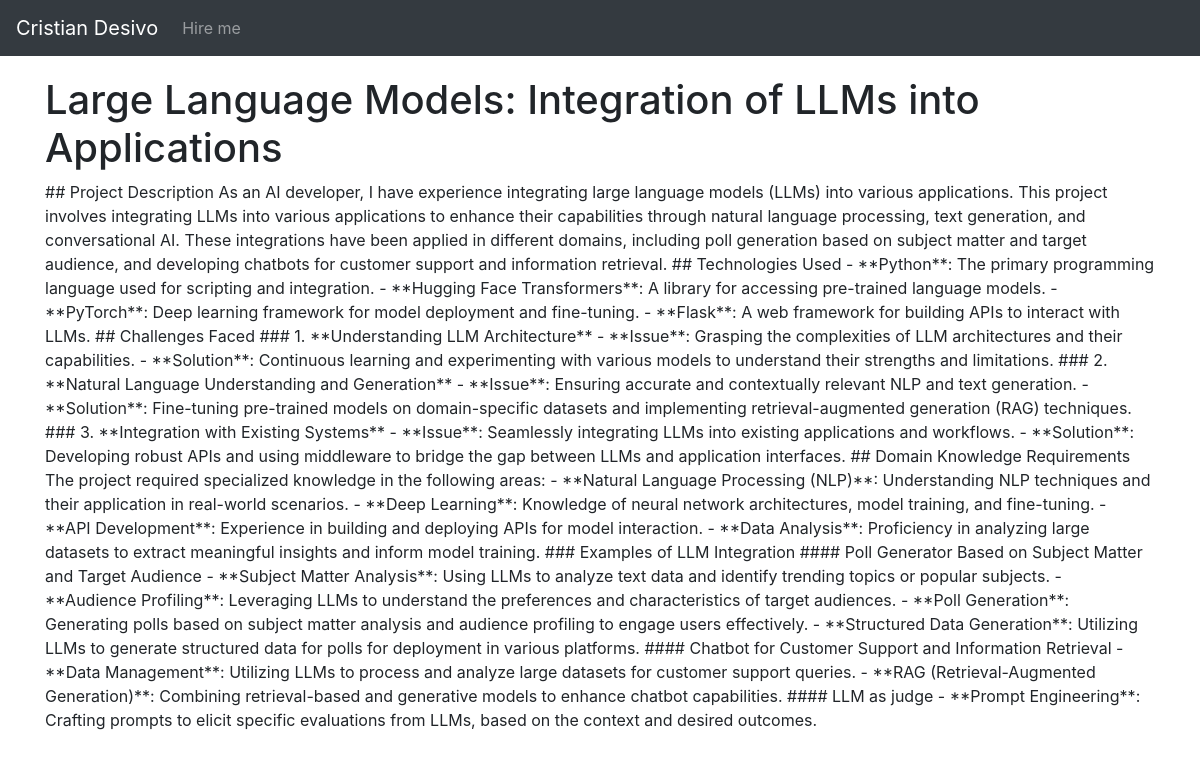
Screenshot of /project/2/ with the database file from the repository.
### personal/models.py (models this page shows, shortened)
class Project(models.Model):
    id = models.AutoField(primary_key=True)
    title = models.CharField(max_length=100)
    description = models.TextField()
    markdown = models.TextField(blank=True)
    link = models.URLField(blank=True)
    image = models.ImageField(upload_to='images/', blank=True)
    priority = models.IntegerField(default=0)

### personal/views.py (the view)
# urls.py: path('project/<int:pk>/', views.project_detail, name='project_detail'),
def project_detail(request, pk):
    project = Project.objects.get(pk=pk)
    return render(request, 'personal/project_detail.html', {'project': project})

### personal/templates/personal/project_detail.html (shortened to what this page needs)
{% extends 'personal/base.html' %}
{% block content %}
    <h1>{{ project.title }}</h1>
    <md-block>{{ project.markdown }}</md-block>
{% endblock %}

### rows the page displays
Project: title "Large Language Models: Integration of LLMs into Applications", markdown "## Project Description As an AI developer, I have experience integrating large language models (LLMs) into various applications. This project involves integrating LLMs into various applications to enhance their capabilities through natural language processing, text generation, and conversational AI. These integrations have been applied in different domains, including poll generation based on subject matter and target audience, and developing chatbots for customer support and information retrieval. ## Technologies Used - **Python**: The primary programming language used for scripting and integration. - **Hugging Face Transformers**: A library for accessing pre-trained language models. -…"
